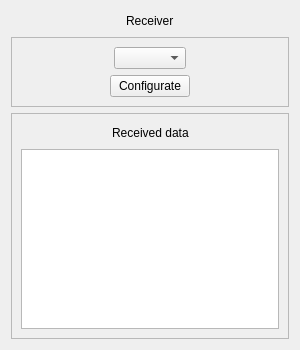
<?xml version="1.0" encoding="UTF-8"?>
<ui version="4.0">
 <class>ReceiverView</class>
 <widget class="QWidget" name="ReceiverView">
  <property name="geometry">
   <rect>
    <x>0</x>
    <y>0</y>
    <width>300</width>
    <height>350</height>
   </rect>
  </property>
  <property name="windowTitle">
   <string>Receiver</string>
  </property>
  <layout class="QVBoxLayout" name="verticalLayout_3">
   <item>
    <layout class="QHBoxLayout" name="horizontalLayout">
     <item>
      <spacer name="horizontalSpacer">
       <property name="orientation">
        <enum>Qt::Orientation::Horizontal</enum>
       </property>
       <property name="sizeHint" stdset="0">
        <size>
         <width>40</width>
         <height>20</height>
        </size>
       </property>
      </spacer>
     </item>
     <item>
      <widget class="QLabel" name="label">
       <property name="text">
        <string>Receiver</string>
       </property>
      </widget>
     </item>
     <item>
      <spacer name="horizontalSpacer_2">
       <property name="orientation">
        <enum>Qt::Orientation::Horizontal</enum>
       </property>
       <property name="sizeHint" stdset="0">
        <size>
         <width>40</width>
         <height>20</height>
        </size>
       </property>
      </spacer>
     </item>
    </layout>
   </item>
   <item>
    <widget class="QFrame" name="frame">
     <property name="frameShape">
      <enum>QFrame::Shape::StyledPanel</enum>
     </property>
     <property name="frameShadow">
      <enum>QFrame::Shadow::Raised</enum>
     </property>
     <layout class="QVBoxLayout" name="verticalLayout_2">
      <item>
       <layout class="QHBoxLayout" name="horizontalLayout_5">
        <item>
         <spacer name="horizontalSpacer_9">
          <property name="orientation">
           <enum>Qt::Orientation::Horizontal</enum>
          </property>
          <property name="sizeHint" stdset="0">
           <size>
            <width>40</width>
            <height>20</height>
           </size>
          </property>
         </spacer>
        </item>
        <item>
         <widget class="QComboBox" name="portNameComboBox"/>
        </item>
        <item>
         <spacer name="horizontalSpacer_10">
          <property name="orientation">
           <enum>Qt::Orientation::Horizontal</enum>
          </property>
          <property name="sizeHint" stdset="0">
           <size>
            <width>40</width>
            <height>20</height>
           </size>
          </property>
         </spacer>
        </item>
       </layout>
      </item>
      <item>
       <layout class="QHBoxLayout" name="horizontalLayout_4">
        <item>
         <spacer name="horizontalSpacer_7">
          <property name="orientation">
           <enum>Qt::Orientation::Horizontal</enum>
          </property>
          <property name="sizeHint" stdset="0">
           <size>
            <width>40</width>
            <height>20</height>
           </size>
          </property>
         </spacer>
        </item>
        <item>
         <widget class="QPushButton" name="configButton">
          <property name="text">
           <string>Configurate</string>
          </property>
         </widget>
        </item>
        <item>
         <spacer name="horizontalSpacer_8">
          <property name="orientation">
           <enum>Qt::Orientation::Horizontal</enum>
          </property>
          <property name="sizeHint" stdset="0">
           <size>
            <width>40</width>
            <height>20</height>
           </size>
          </property>
         </spacer>
        </item>
       </layout>
      </item>
     </layout>
    </widget>
   </item>
   <item>
    <widget class="QFrame" name="frame_2">
     <property name="frameShape">
      <enum>QFrame::Shape::StyledPanel</enum>
     </property>
     <property name="frameShadow">
      <enum>QFrame::Shadow::Raised</enum>
     </property>
     <layout class="QVBoxLayout" name="verticalLayout">
      <item>
       <layout class="QHBoxLayout" name="horizontalLayout_2">
        <item>
         <spacer name="horizontalSpacer_3">
          <property name="orientation">
           <enum>Qt::Orientation::Horizontal</enum>
          </property>
          <property name="sizeHint" stdset="0">
           <size>
            <width>40</width>
            <height>20</height>
           </size>
          </property>
         </spacer>
        </item>
        <item>
         <widget class="QLabel" name="label_2">
          <property name="text">
           <string>Received data</string>
          </property>
         </widget>
        </item>
        <item>
         <spacer name="horizontalSpacer_4">
          <property name="orientation">
           <enum>Qt::Orientation::Horizontal</enum>
          </property>
          <property name="sizeHint" stdset="0">
           <size>
            <width>40</width>
            <height>20</height>
           </size>
          </property>
         </spacer>
        </item>
       </layout>
      </item>
      <item>
       <widget class="QTextEdit" name="receiveTextEdit"/>
      </item>
     </layout>
    </widget>
   </item>
  </layout>
 </widget>
 <resources/>
 <connections/>
</ui>
